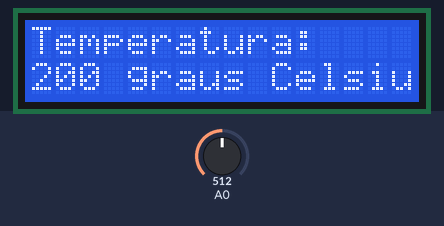
The sketch below on a simulated Arduino Uno, built with avr-gcc and run on an emulated ATmega328P. Parts: 16×2 character LCD. Inputs (shaded band) come from the test bench; at power-on: A0 = 512. What the sketch prints to the serial monitor is not drawn.

Above: at 1.2 s.
1.3 s: A0 set to 716
At 2.4 s:
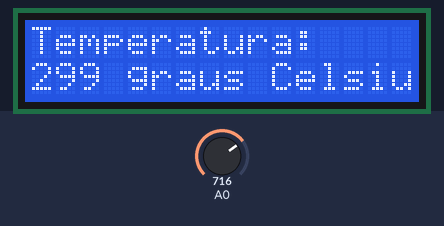
4.3 s: A0 set to 900
At 5.4 s:
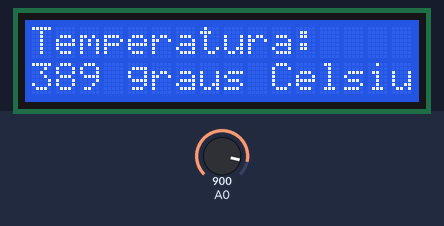
7.3 s: A0 set to 1023
At 8.5 s:
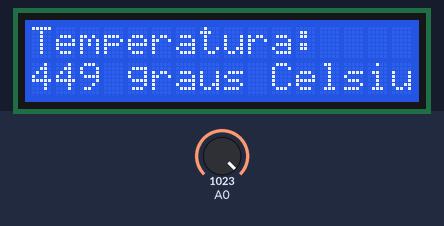
Timing chart, 0 to 10.3 s (numbered marks = the images above; inputs shaded):
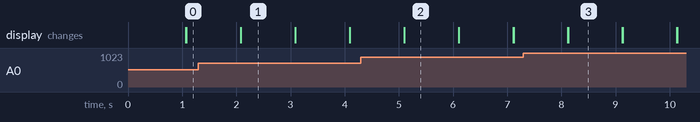

Measured:
- after the input at 1.3 s, the display: first differs from a run without the input after 0.78 s (image 1)
- after the input at 4.3 s, the display: first differs from a run without the input after 0.80 s (image 2)
- after the input at 7.3 s, the display: first differs from a run without the input after 0.82 s (image 3)
- what the display in image 1 shows lasts 1.0 s, from 2.1 s to 3.1 s

The sketch:

portfolio_02.ino
```cpp
// Incluir biblioteca LCD
#include <LiquidCrystal.h>

// Instanciar objeto com pinos necessários
LiquidCrystal lcd(9, 8, 7, 6, 5, 4);

void setup()
{
  // Inicializar serial
  Serial.begin(9600);
  Serial.println("Teste");
  // Inicializar tela LCD
  lcd.begin(16, 2);
  lcd.print("Teste");
}

void loop()
{
  // Criar variável a partir da leitura do pino
  // analógico A0, convertendo-a para graus
  // Celsius com as operações necessárias
  int celsius = round(
    ((analogRead(A0) * 0.00488) - 0.5) * 100
  );

  // Imprimir na primeira linha da tela
  lcd.setCursor(0, 0);
  lcd.print("Temperatura:");
  // Imprimir na segunda linha da tela
  lcd.setCursor(0, 1);
  lcd.print(celsius);
  lcd.print(" graus Celsius");
  // Atualizar a tela LCD com nova leitura
  Serial.println(celsius);
  delay(1000);
  lcd.clear();
}
```
